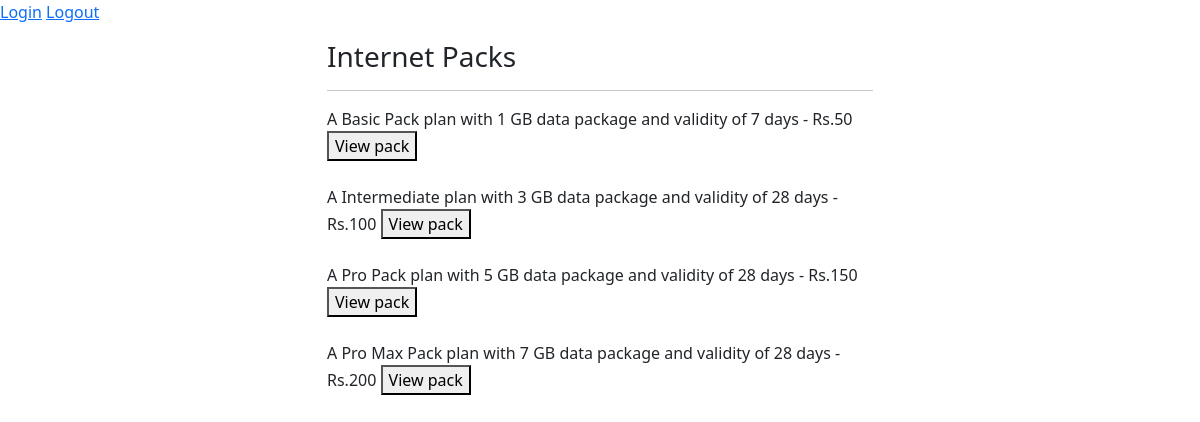
The page /internet/ on the database its author committed.
### accounts/models.py (models this page shows)
class Internet(models.Model):
    id = models.IntegerField(primary_key=True)
    name = models.CharField(max_length=40)
    net = models.CharField(max_length=40)
    vald = models.CharField(max_length=40)
    price = models.IntegerField()
    text = models.TextField()
    def __str__(self):
        return f" A  {self.name} plan with  {self.net} data package and validity of {self.vald} days"

### accounts/views.py (the view)
# urls.py: path('internet/', views.internet, name='internet'),
def internet(request):
    context={
        'net' : Internet.objects.all(),
    }
    return render(request,"accounts/internet.html",context)

### accounts/templates/accounts/internet.html (shortened to what this page needs)
{% extends 'accounts/base.html' %}
{% load static %}
{% block main-content %}
<div class="container">
 <div class="row my-3">
  <div class="col-sm-6 offset-sm-3">
   <h3>Internet Packs</h3>
   <hr>
   <div class="text-block" >
    {% for items in net %}
            <form method='POST' action="/browse/">
            {{ items }} - Rs.{{ items.price }}
            <button type="submit" class="button"><span>View pack</span></button>
          </form>
          <br>
         {% endfor %}
  </div>
  </div>
 </div>
</div>
{% endblock main-content %}

### rows shown on the page
Internet: name+net+vald "A Basic Pack plan with 1 GB data package and validity of 7 days", price "50"
Internet: name+net+vald "A Intermediate plan with 3 GB data package and validity of 28 days", price "100"
Internet: name+net+vald "A Pro Pack plan with 5 GB data package and validity of 28 days", price "150"
Internet: name+net+vald "A Pro Max Pack plan with 7 GB data package and validity of 28 days", price "200"
